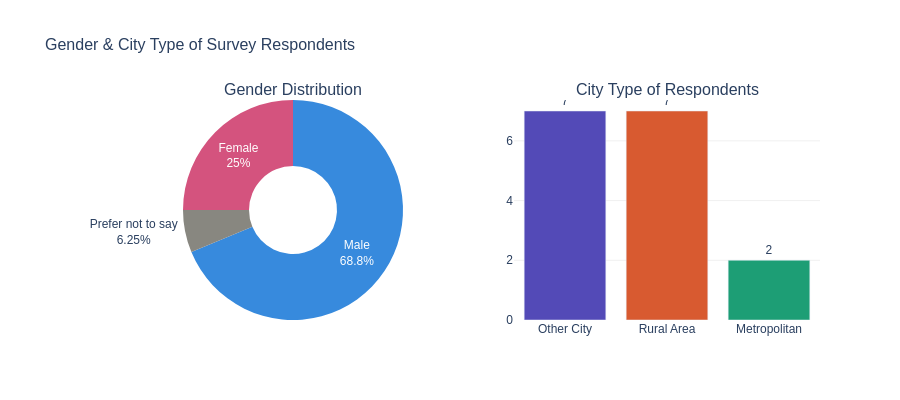

Notebook code for this chart:
### Markdown cell above
### 5.3 Gender & City Type Distribution

### Code cell
fig3 = make_subplots(
    rows=1, cols=2,
    specs=[[{'type':'domain'}, {'type':'xy'}]],
    subplot_titles=['Gender Distribution', 'City Type of Respondents']
)

gender_counts = df_clean['Gender'].value_counts()
city_counts = df_clean['City_Type'].value_counts().reset_index()
city_counts.columns = ['City','Count']

fig3.add_trace(go.Pie(
    labels=gender_counts.index,
    values=gender_counts.values,
    marker_colors=['#378ADD','#D4537E','#888780'],
    textinfo='label+percent',
    hole=0.4
), row=1, col=1)

fig3.add_trace(go.Bar(
    x=city_counts['City'],
    y=city_counts['Count'],
    marker_color=['#534AB7','#D85A30','#1D9E75'],
    text=city_counts['Count'],
    textposition='outside'
), row=1, col=2)

fig3.update_layout(
    title_text='Gender & City Type of Survey Respondents',
    title_font_size=16,
    showlegend=False,
    font=dict(family='Arial', size=12),
    plot_bgcolor='white',
    paper_bgcolor='white',
    height=400
)
fig3.update_yaxes(showgrid=True, gridcolor='#f0f0f0', row=1, col=2)
fig3.show()

### Figure 1 — Plotly figure (JSON) as saved in the notebook; plotly's stock layout.template omitted (floating-point values rounded to 4 significant figures)
{"data": [{"domain": {"x": [0, 0.45], "y": [0, 1]}, "hole": 0.4, "labels": ["Male", "Female", "Prefer not to say"], "marker": {"colors": ["#378ADD", "#D4537E", "#888780"]}, "textinfo": "label+percent", "type": "pie", "values": [11, 4, 1]}, {"marker": {"color": ["#534AB7", "#D85A30", "#1D9E75"]}, "text": [7.0, 7.0, 2.0], "textposition": "outside", "type": "bar", "x": ["Other City", "Rural Area", "Metropolitan"], "xaxis": "x", "y": [7, 7, 2], "yaxis": "y"}], "layout": {"annotations": [{"font": {"size": 16}, "showarrow": false, "text": "Gender Distribution", "x": 0.225, "xanchor": "center", "xref": "paper", "y": 1, "yanchor": "bottom", "yref": "paper"}, {"font": {"size": 16}, "showarrow": false, "text": "City Type of Respondents", "x": 0.775, "xanchor": "center", "xref": "paper", "y": 1, "yanchor": "bottom", "yref": "paper"}], "font": {"family": "Arial", "size": 12}, "height": 400, "paper_bgcolor": "white", "plot_bgcolor": "white", "showlegend": false, "title": {"font": {"size": 16}, "text": "Gender & City Type of Survey Respondents"}, "xaxis": {"anchor": "y", "domain": [0.55, 1]}, "yaxis": {"anchor": "x", "domain": [0, 1], "gridcolor": "#f0f0f0", "showgrid": true}}}
